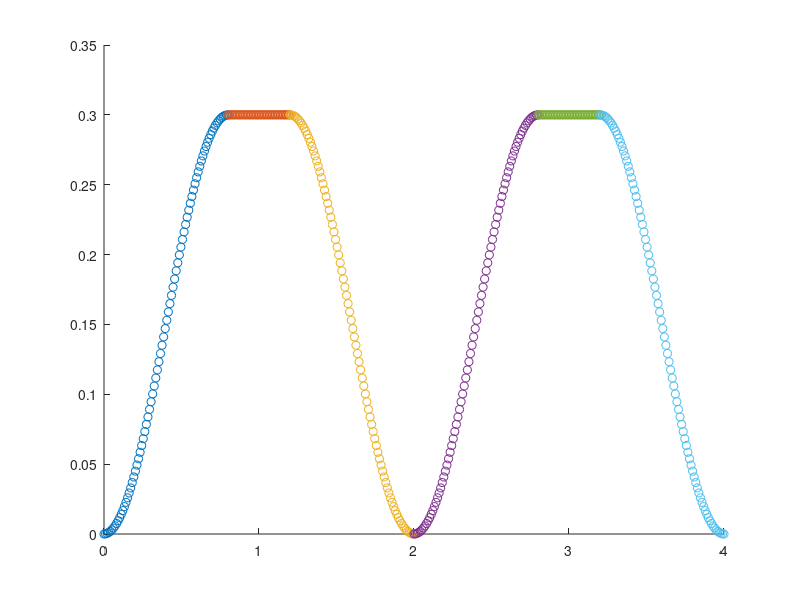

Here is the MATLAB script that generated this plot: (Note: this script raises an error after producing the figure.)
close all

% TO CHANGE

T = 4; % Total duration
D1 = 0.4; % Grip deadtime
D2 = 0.4; % Release deatime
d1 = 0.8; % TO duration
d2 = 0.8; % TRANSITION 1 duration
d3 = 0.8; % TRANSITION 2 duration
d4 = 0.8; % RETURN duration
A1 = 0.3; % TO distance
A2 = 0.3; % Release distance

N = 400; % Number of 'POINTS'

filename = 'Profile_y';

% END TO CHANGE



% Calculate each section number of points
N1 = int16(N/T*d1);
N2 = int16(N/T*D1);
N3 = int16(N/T*d2);
N4 = int16(N/T*d3);
N5 = int16(N/T*D2);
N6 = N-N1-N2-N3-N4-N5;

% Determine end of phase 1 and 2 time
l1 = 0+d1;
l2 = l1+D1;
l3 = l2+d3;
l4 = l3+d4;
l5 = l4+D2;

% linearly spread space for all 3 phases
n1 = linspace(0,d1,N1);
n2 = linspace(l1,l2,N2);
n3 = linspace(l2,l3,N3);
n4 = linspace(l3,l4,N4);
n5 = linspace(l4,l5,N5);
n6 = linspace(l5,T,N6);

% Phase 1, reshape to fit 1xn
y1 = (-A1*cos(1/d1*pi*n1) + A1)/2;
y1 = reshape(y1, [N1,1]);

% Phase 2, only get 1st column
y2 = A1*ones(N2);
y2 = y2(:,1);

% Phase 3, reshape to fit 1xn
y3 = (A1*cos(1/d2*pi*(n3-l2)) + A1)/2;
y3 = reshape(y3, [N3,1]);

% Phase 4, reshape to fit 1xn
y4 = (-A2*cos(1/d3*pi*(n4-l3)) + A2)/2;
y4 = reshape(y4, [N4,1]);

% Phase 5, only get 1st column
y5 = A2*ones(N5);
y5 = y5(:,1);

% Phase 6, reshape to fit 1xn
y6 = (A2*cos(1/d4*pi*(n6-l5)) + A2)/2;
y6 = reshape(y6, [N6,1]);

% join x and y axis 
y = [y1; y2; y3; y4; y5; y6];
n = [reshape(n1, [N1,1]); reshape(n2, [N2,1]); reshape(n3, [N3,1]); reshape(n4, [N4,1]); reshape(n5, [N5,1]); reshape(n6, [N6,1])];
y_profile = [n y];

% Export
save(filename,'y_profile');

% Visualise plots
scatter(n1,y1);
hold on;
scatter(n2,y2);
scatter(n3,y3);
scatter(n4,y4);
scatter(n5,y5);
scatter(n6,y6);

scatter(grip_profile(:,1),grip_profile(:,2))
scatter(z_profile(:,1),z_profile(:,2))


